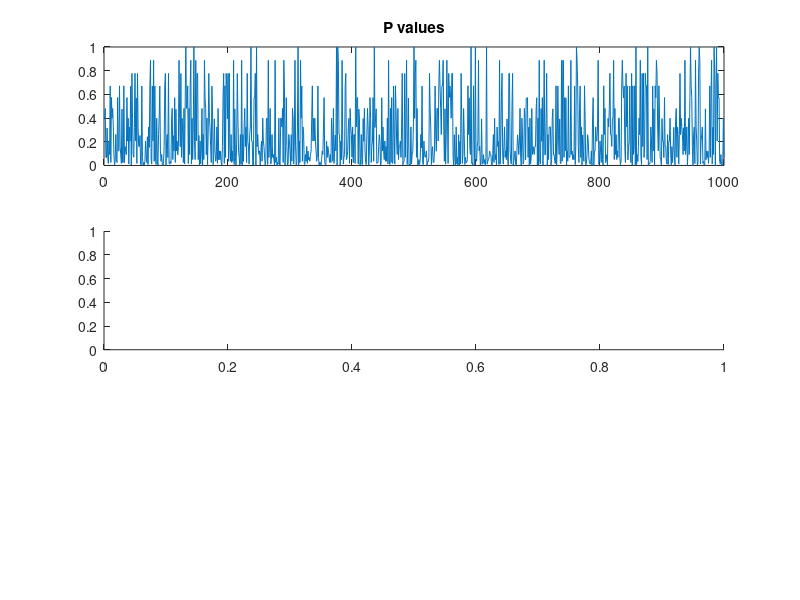

This figure's MATLAB source: (Note: this script raises an error after producing the figure.)
function coin_flip_tests

TESTS = 1000;
p_values = zeros(TESTS, 1);
type_1_errors = zeros(TESTS, 1);

FLIPS = 100;
flip = @(x)ceil(rand(x,1)*2);

for n = 1:TESTS
    group1 = flip(FLIPS);
    group2 = flip(FLIPS)+0.1;
    [h, p] = ttest2(group1, group2);
    p_values(n) = p;
    type_1_errors(n) = h;
end

type_1_error_rate =  round((numel(find(type_1_errors == 1))/TESTS)*100)/100;
figure(1); 
subplot(3, 1, 1); plot(p_values); title('P values');
subplot(3, 1, 2); histogram(p_values); title('Histogram of P values');
subplot(3, 1, 3); histogram(type_1_errors); 
title(['At \alpha=0.05, prob. type 1 error: ', num2str(type_1_error_rate)]);